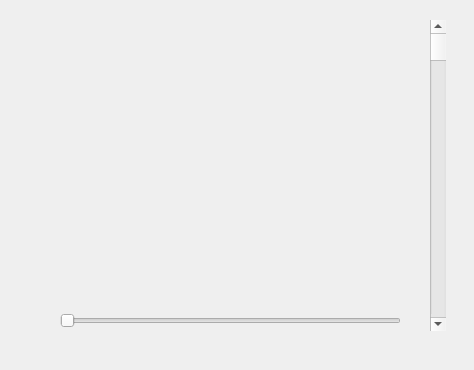
<?xml version="1.0" encoding="UTF-8"?>
<ui version="4.0">
 <class>Widget</class>
 <widget class="QWidget" name="Widget">
  <property name="geometry">
   <rect>
    <x>0</x>
    <y>0</y>
    <width>474</width>
    <height>370</height>
   </rect>
  </property>
  <property name="windowTitle">
   <string>Slidebar moving</string>
  </property>
  <widget class="QScrollBar" name="verticalScrollBar">
   <property name="geometry">
    <rect>
     <x>430</x>
     <y>20</y>
     <width>16</width>
     <height>311</height>
    </rect>
   </property>
   <property name="orientation">
    <enum>Qt::Vertical</enum>
   </property>
  </widget>
  <widget class="QSlider" name="horizontalSlider">
   <property name="geometry">
    <rect>
     <x>60</x>
     <y>310</y>
     <width>341</width>
     <height>22</height>
    </rect>
   </property>
   <property name="orientation">
    <enum>Qt::Horizontal</enum>
   </property>
  </widget>
 </widget>
 <layoutdefault spacing="6" margin="11"/>
 <resources/>
 <connections/>
</ui>
